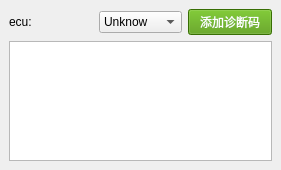
<?xml version="1.0" encoding="UTF-8"?>
<ui version="4.0">
 <class>EcuDtcItem</class>
 <widget class="QWidget" name="EcuDtcItem">
  <property name="geometry">
   <rect>
    <x>0</x>
    <y>0</y>
    <width>281</width>
    <height>170</height>
   </rect>
  </property>
  <property name="windowTitle">
   <string>Form</string>
  </property>
  <property name="styleSheet">
   <string notr="true">QPushButton#btn_add{
	background-color: rgb(78, 154, 6);
  color:white;
}</string>
  </property>
  <layout class="QHBoxLayout" name="horizontalLayout_3">
   <property name="leftMargin">
    <number>0</number>
   </property>
   <property name="topMargin">
    <number>0</number>
   </property>
   <property name="rightMargin">
    <number>0</number>
   </property>
   <property name="bottomMargin">
    <number>0</number>
   </property>
   <item>
    <widget class="QWidget" name="widget_container" native="true">
     <layout class="QVBoxLayout" name="verticalLayout">
      <item>
       <layout class="QHBoxLayout" name="horizontalLayout">
        <item>
         <widget class="QLabel" name="label">
          <property name="text">
           <string>ecu:</string>
          </property>
         </widget>
        </item>
        <item>
         <widget class="QComboBox" name="comboBox_ecu">
          <item>
           <property name="text">
            <string>Unknow</string>
           </property>
          </item>
          <item>
           <property name="text">
            <string>Tbox</string>
           </property>
          </item>
          <item>
           <property name="text">
            <string>Bms</string>
           </property>
          </item>
          <item>
           <property name="text">
            <string>Mcu</string>
           </property>
          </item>
          <item>
           <property name="text">
            <string>Dcdc</string>
           </property>
          </item>
          <item>
           <property name="text">
            <string>Abs</string>
           </property>
          </item>
          <item>
           <property name="text">
            <string>Scm</string>
           </property>
          </item>
          <item>
           <property name="text">
            <string>Inv</string>
           </property>
          </item>
          <item>
           <property name="text">
            <string>Ofbc</string>
           </property>
          </item>
          <item>
           <property name="text">
            <string>Imu</string>
           </property>
          </item>
          <item>
           <property name="text">
            <string>Tft</string>
           </property>
          </item>
          <item>
           <property name="text">
            <string>Lcsc</string>
           </property>
          </item>
          <item>
           <property name="text">
            <string>Rcsc</string>
           </property>
          </item>
          <item>
           <property name="text">
            <string>Flm</string>
           </property>
          </item>
          <item>
           <property name="text">
            <string>Hlc</string>
           </property>
          </item>
          <item>
           <property name="text">
            <string>Wpc</string>
           </property>
          </item>
          <item>
           <property name="text">
            <string>Dik</string>
           </property>
          </item>
          <item>
           <property name="text">
            <string>Lpdc</string>
           </property>
          </item>
          <item>
           <property name="text">
            <string>Tpms</string>
           </property>
          </item>
          <item>
           <property name="text">
            <string>Cddc</string>
           </property>
          </item>
          <item>
           <property name="text">
            <string>Gcu</string>
           </property>
          </item>
          <item>
           <property name="text">
            <string>Vcu</string>
           </property>
          </item>
          <item>
           <property name="text">
            <string>Hmi</string>
           </property>
          </item>
          <item>
           <property name="text">
            <string>Obc</string>
           </property>
          </item>
          <item>
           <property name="text">
            <string>Hhd</string>
           </property>
          </item>
          <item>
           <property name="text">
            <string>Obd</string>
           </property>
          </item>
          <item>
           <property name="text">
            <string>TboxSK</string>
           </property>
          </item>
          <item>
           <property name="text">
            <string>BmsSK</string>
           </property>
          </item>
         </widget>
        </item>
        <item>
         <widget class="QPushButton" name="btn_add">
          <property name="text">
           <string>添加诊断码</string>
          </property>
         </widget>
        </item>
       </layout>
      </item>
      <item>
       <widget class="QListWidget" name="listWidget_diagnoseCode"/>
      </item>
     </layout>
    </widget>
   </item>
  </layout>
 </widget>
 <resources/>
 <connections/>
</ui>
